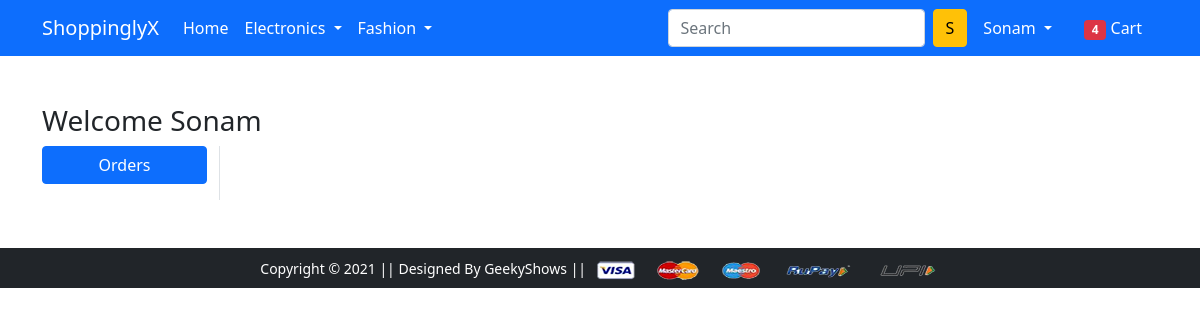
/orders/ (signed in), run on an earlier commit of the app's database.
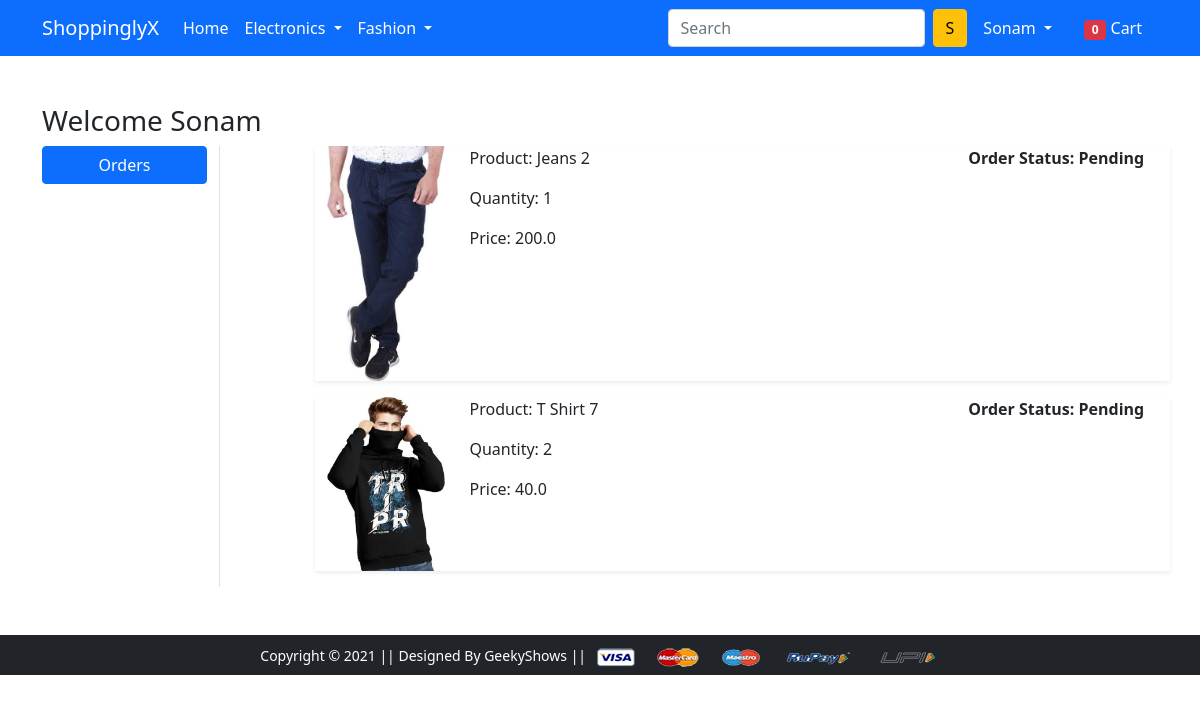
And on a later commit of the database.
### app/models.py (models this page shows, shortened)
class OrderPlaced(models.Model):
    user=models.ForeignKey(User,on_delete=models.CASCADE)
    customer=models.ForeignKey(Customer,on_delete=models.CASCADE)
    product=models.ForeignKey(Product,on_delete=models.CASCADE)
    quantity=models.PositiveIntegerField(default=1)
    ordered_date=models.DateTimeField(auto_now_add=True)
    status=models.CharField(max_length=50,choices=STATUS_CHOICES,default='Pending')
    @property
    def total_cost(self):
        return self.quantity*self.product.discounted_price

class Product(models.Model):
    title=models.CharField(max_length=100)
    selling_price=models.FloatField()
    discounted_price=models.FloatField()
    description=models.TextField()
    brand=models.CharField(max_length=100)
    category=models.CharField(choices=CATEGORY_CHOICES,max_length=2)
    product_image=models.ImageField(upload_to='productimg')

### app/views.py (the view)
# urls.py: path('orders/', views.orders, name='orders'),
@login_required
def orders(request):
    op=OrderPlaced.objects.filter(user=request.user)
    totalitem=len(Cart.objects.filter(user=request.user))
    return render(request, 'app/orders.html',{'order_placed':op,'totalitem':totalitem})

### app/templates/app/orders.html (shortened to what this page needs)
{% extends 'app/base.html' %}
{% load static %}
{% block main-content %}
<div class="container my-5">
 <div class="row">
 <h3>Welcome <span class="text-capitalize">{{request.user}}</span></h3>
  <div class="col-sm-2 border-end">
   <ul class="list-unstyled">
    <li class="d-grid"><a href="{% url 'orders' %}" class="btn btn-primary">Orders</a></li>
   </ul>
  </div>
  <div class="col-sm-9 offset-sm-1">
   {% for op in order_placed %}
   <div class="row shadow-sm mb-3">
    <div class="col-sm-2">
        <img src="{{op.product.product_image.url}}" alt="" srcset="" class="img-fluid" height="150" width="150">
    </div>
    <div class="col-sm-7">
        <p>Product: {{op.product.title}}</p>
        <p>Quantity: {{op.quantity}}</p>
        <p>Price: {{op.total_cost}}</p>
    </div>
    <div class="col-sm-3 fw-bold">
        <p>Order Status: {{op.status}}</p>
    </div>
   </div>
   {% endfor %}
  </div>
 </div>
</div>
{% endblock main-content %}

### app/templates/app/base.html (shortened to what this page needs)
<!doctype html>
{% load static %}
<html lang="en">
  <head>
    <link href="https://cdn.jsdelivr.net/npm/bootstrap@5.0.0-beta1/dist/css/bootstrap.min.css" rel="stylesheet">
    <link rel="stylesheet" href="{% static 'app/css/owl.carousel.min.css' %}">
    <link rel="stylesheet" href="{% static 'app/css/all.min.css' %}">
    <link rel="stylesheet" href="{% static 'app/css/style.css' %}">
  </head>
  <body>
    <nav class="navbar navbar-expand-lg navbar-dark bg-primary">
     <div class="container">
       <a class="navbar-brand" href="/">ShoppinglyX</a>
       <div class="collapse navbar-collapse" id="navbarSupportedContent">
         <ul class="navbar-nav me-auto mb-2 mb-lg-0">
           <li class="nav-item">
             <a class="nav-link active" aria-current="page" href="/">Home</a>
           </li>
           <li class="nav-item dropdown">
             <a class="nav-link dropdown-toggle text-white" href="#" id="electronicsDropdown" role="button" data-bs-toggle="dropdown" aria-expanded="false">
               Electronics
             </a>
           </li>
           <li class="nav-item dropdown">
             <a class="nav-link dropdown-toggle text-white" href="#" id="fashionDropdown" role="button" data-bs-toggle="dropdown" aria-expanded="false">
               Fashion
             </a>
           </li>
         </ul>
         <form class="d-flex">
           <input class="form-control me-2" type="search" placeholder="Search" aria-label="Search">
           <button class="btn btn-warning" type="submit">S</button>
         </form>
         <div>
          <ul class="navbar-nav me-auto mb-2 mb-lg-0">
            {% if request.user.is_authenticated %}
           <li class="nav-item dropdown mx-2">
              <a class="nav-link dropdown-toggle text-white" href="#" id="profileDropdown" role="button" data-bs-toggle="dropdown" aria-expanded="false">
                {{request.user.username|capfirst}}
              </a>
            </li>
            <li class="nav-item mx-2">
             <a href="{% url 'showcart' %}" class="nav-link text-white"><span class="badge bg-danger">{{totalitem}}</span> Cart </a>
            </li>
            {% endif %}
          </ul>
         </div>
       </div>
     </div>
    </nav>
    {% block main-content %} {% endblock main-content %}
    <footer class="container-fluid bg-dark text-center p-2 mt-5">
        <small class="text-white">Copyright &copy; 2021 || Designed By GeekyShows || </small>
        <img src="{% static 'app/images/payment.png' %}" alt="" srcset="" class="img-fluid" height="2px">
    </footer>
  </body>
</html>

What changed in the data, as far as the page shows it:
added OrderPlaced: product.product_image (picture), product "Jeans 2", quantity "1", total_cost "200.0", status "Pending"
added OrderPlaced: product.product_image (picture), product "T Shirt 7", quantity "2", total_cost "40.0", status "Pending"
Also different on the page:
{{ totalitem }}: "4" → "0"
